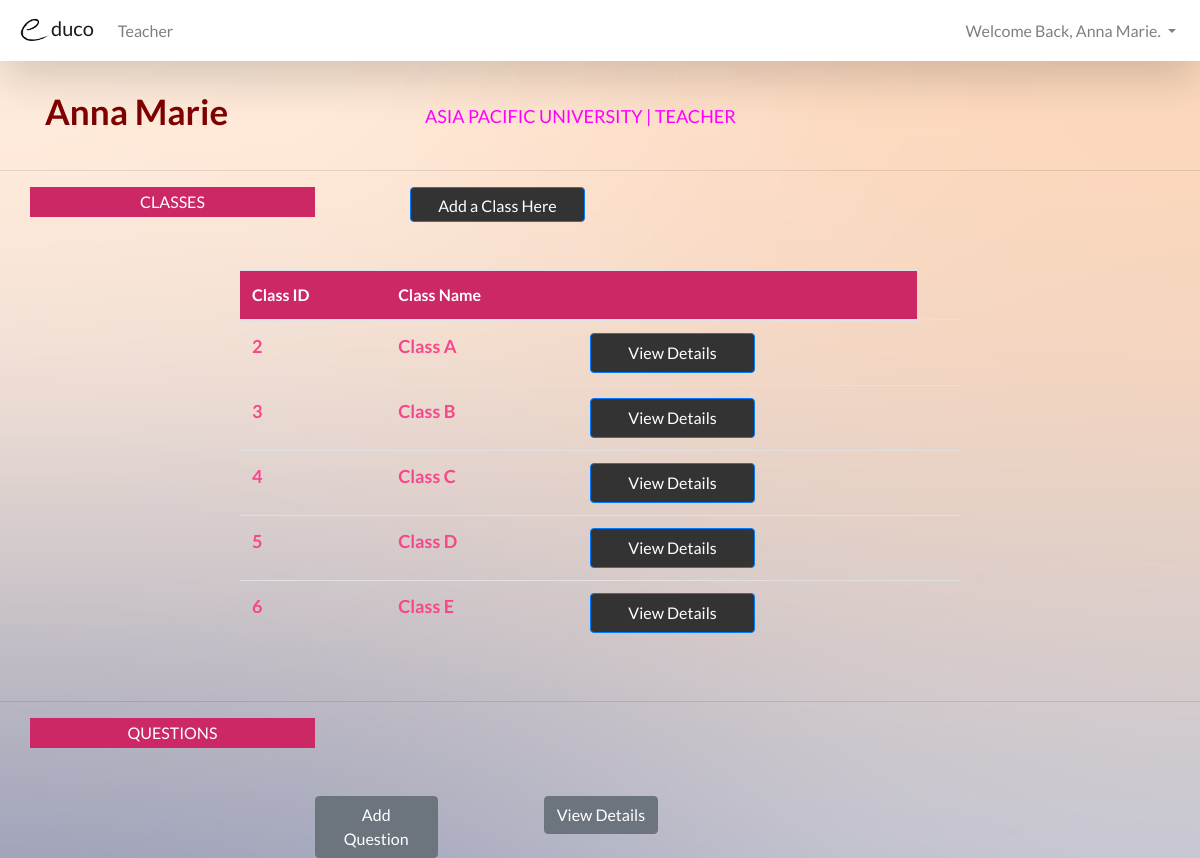
Before: /website/teacher/teacher_menu.php (signed in) with the older database file.
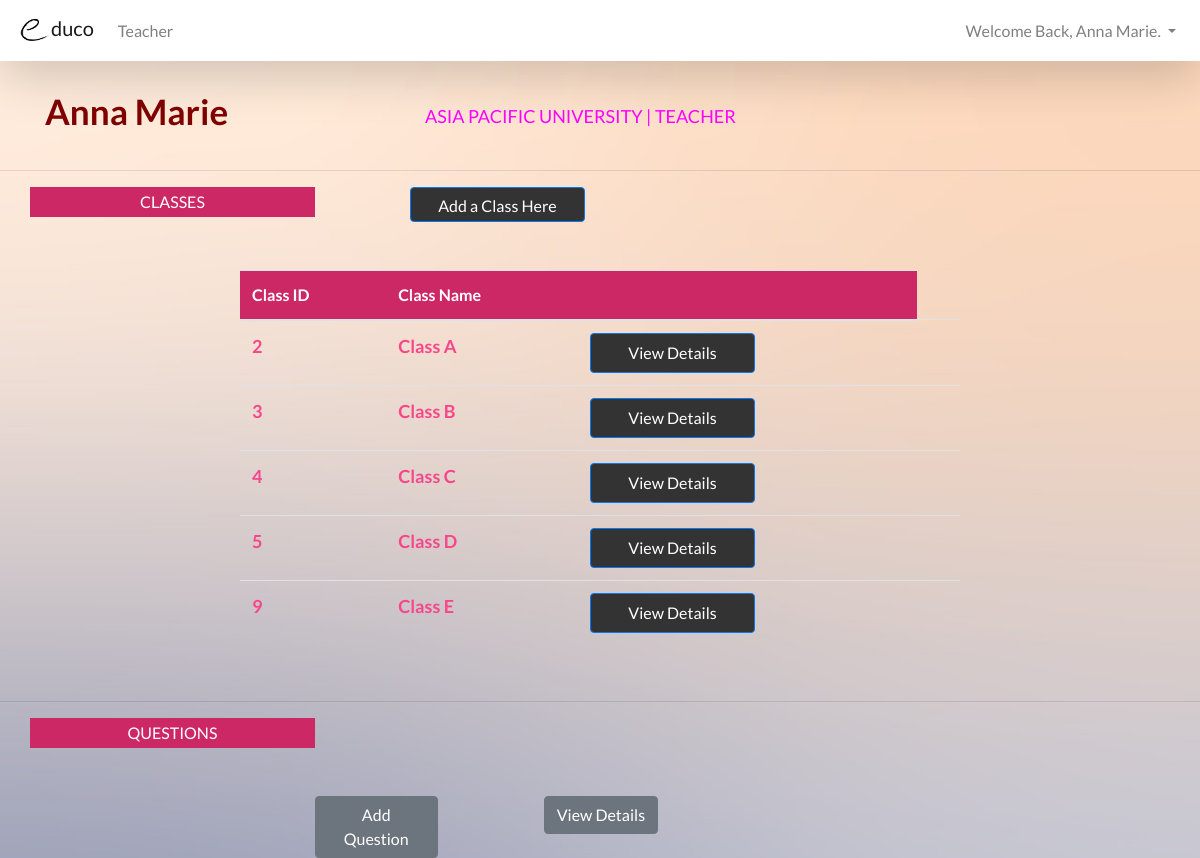
After: the same page with the newer database file.
### tables this page shows
CREATE TABLE IF NOT EXISTS `class` (
  `C_No` int(10) NOT NULL AUTO_INCREMENT,
  `T_ID` int(10) NOT NULL,
  `C_Name` varchar(25) NOT NULL,
  PRIMARY KEY (`C_No`)
);

### website/teacher/teacher_menu.php (the view, shortened to what this page needs)
<!DOCTYPE html>
<html>
<head>
<?php include($_SERVER["DOCUMENT_ROOT"].'/template/header.php'); ?>
</head>
<body>
<?php include($_SERVER["DOCUMENT_ROOT"].'/template/teachernavbar.php'); ?>
<br/>
<div class="container">
  <div class="row">
    <div class="col-sm-4">
      <p class="text-center" style="font-size: 35px; color: maroon; float: left; font-weight: bold;">
      <?php echo $_SESSION['user']; ?>
      </p>
    </div>
    <div class="col-sm-8">
      <p class="text-center" style="font-size: 18px; color: fuchsia; padding-top: 18px; float: left;">
      ASIA PACIFIC UNIVERSITY | TEACHER
      </p>
    </div>
  </div>
</div>
<hr/>
<div class="container">
  <div class="row">
    <div class="col-3" style="background-color: #CC2865; color: white; text-align: center; padding-top: 3px; height: 30px;">
      <p>CLASSES</p>
    </div>
    <div class="col-3">
      <button style="width: 175px; height: 35px; background-color: #333333; float: right;" type="submit" class="btn btn-primary" data-toggle="modal" data-target="#addclass">Add a Class Here</button>
    </div>
  </div>
</div>
<br/><br/>
<table class="table table-hover" style="margin-left: 20%; width: 60%;">
  <thead>
    <tr style="background-color: #CC2865; color: white;">
      <th>Class ID</th>
      <th>Class Name</th>
      <th></th>
    </tr>
  </thead>
  <tbody style="color: #F7478A; font-size: 18px; font-weight: bold;">
<?php
$conn = mysqli_connect('localhost','root','','educo');
$username = $_SESSION['user'];
$sql = "SELECT C_No,C_Name FROM class WHERE T_ID =
        (SELECT U_ID FROM users WHERE Name = '$username')";
$result = mysqli_query($conn, $sql);
while($row = mysqli_fetch_array($result))
{
  echo "<tr>";
  echo "<td>" . $row['C_No'] . "</td>";
  echo "<td>" . $row['C_Name'] . "</td>";
  echo "<td>";
  echo "<button class= 'btn btn-primary' style='width: 165px; height: 40px; color: white;
        background-color:#333333;' onclick=\"window.location.href='class_details.php?id=".$row['C_No']."'\">View Details</button></td>";
  echo "<td>";
  echo "</tr>";
  }
  echo "</table>";
?>
<br/>
<hr/>
<div class="container">
  <div class="row">
    <div class="col-sm-3" style="background-color: #CC2865; color: white; text-align: center; padding-top: 3px; height: 30px;">
      <p>QUESTIONS</p>
    </div>
  </div>
</div>
<br/><br/>
<div class="row" style="margin-left: 25%;">
  <div class="col-2">
    <button type="submit" onclick="window.location.href='add_question_teacher.php'" class="btn btn-secondary">Add Question</button>
  </div>
  <div class="col-1">
  </div>
  <div class="col-2">
    <button type="submit" onclick="window.location.href='/website/questions/view_questions.php?role=teacher'" class="btn btn-secondary">View Details</button>
  </div>
</body>
</html>

### template/header.php (shortened to what this page needs)
<link rel="stylesheet" href="https://stackpath.bootstrapcdn.com/bootstrap/4.2.1/css/bootstrap.min.css">
<link rel="stylesheet" href="https://use.fontawesome.com/releases/v5.6.3/css/all.css">
<link rel="stylesheet" type="text/css" href="/template/main.css">

### template/teachernavbar.php (shortened to what this page needs)
<nav class="navbar navbar-expand-lg navbar-light bg-white shadow-lg sticky-top" style="background-color: #e3f2fd;">
  <a class="navbar-brand" href="teacher_menu.php"><img src="/Pictures/e.png" height="35" width="35">duco</a>
  <div class="collapse navbar-collapse" id="navbarNavDropdown">
    <ul class="navbar-nav mr-auto">
      <li class="nav-item">
        <a class="nav-link" href="teacher_menu.php">Teacher</a>
      </li>
    </ul>
    <ul class="navbar-nav">
      <li class="nav-item dropdown">
        <a class="nav-link dropdown-toggle" href="#" id="navbarDropdownMenuLink" role="button" data-toggle="dropdown" aria-haspopup="true" aria-expanded="false">
          Welcome Back, <?php echo $_SESSION['user']; ?>.
        </a>
      </li>
    </ul>
  </div>
</nav>

### template/header.php (style rules this page uses)
body { font-family: 'Lato' !important; background-color: #FAFAFA !important; }

### website/teacher/teacher_menu.php (style rules this page uses)
body { background-image: url("/Pictures/6.jpg"); background-repeat: no-repeat; background-size: 100%; }

Changed rows visible on the page:
removed class: C_No "6", C_Name "Class E"
added class: C_No "9", C_Name "Class E"
